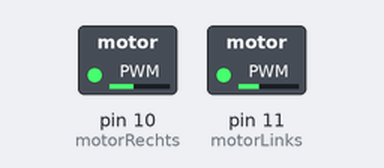
Bench run of a sketch on a simulated Arduino Uno, built with avr-gcc and run on an emulated ATmega328P. Parts: switched loads named in the sketch (green lamp = pin HIGH).

Above: at 0.05 s.
At 2.0 s:
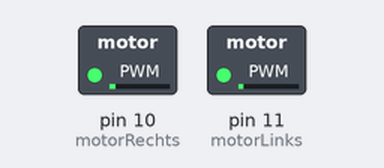
Timing chart, 0 to 4.6 s (numbered marks = the images above):
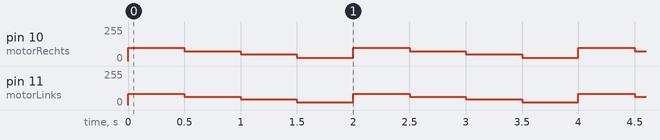

The sketch:

drv8833.ino
```cpp
int motorLinks = 11;      // LED connected to digital pin 10
int motorRechts = 10;      // LED connected to digital pin 10
int speedR = 100;
int speedL = 85;


void setup() {
  pinMode(motorRechts, OUTPUT);  // sets the pin as output
  pinMode(motorLinks, OUTPUT);  // sets the pin as output
}

void loop() {

  analogWrite(motorLinks, speedL); // analogRead values go from 0 to 1023, analogWrite values from 0 to 255
  analogWrite(motorRechts, speedR); // analogRead values go from 0 to 1023, analogWrite values from 0 to 255
  delay(500);
  analogWrite(motorLinks, 0.75*speedL); // analogRead values go from 0 to 1023, analogWrite values from 0 to 255
  analogWrite(motorRechts, 0.75*speedR); // analogRead values go from 0 to 1023, analogWrite values from 0 to 255
  delay(500);
  analogWrite(motorLinks, 0.50*speedL); // analogRead values go from 0 to 1023, analogWrite values from 0 to 255
  analogWrite(motorRechts, 0.50*speedR); // analogRead values go from 0 to 1023, analogWrite values from 0 to 255
  delay(500);
  analogWrite(motorLinks, 0.25*speedL); // analogRead values go from 0 to 1023, analogWrite values from 0 to 255
  analogWrite(motorRechts, 0.25*speedR); // analogRead values go from 0 to 1023, analogWrite values from 0 to 255
  delay(500);
  analogWrite(motorLinks, 0); // analogRead values go from 0 to 1023, analogWrite values from 0 to 255
  analogWrite(motorRechts, 0); // analogRead values go from 0 to 1023, analogWrite values from 0 to 255


}
```

Measured:
- by itself, pin 10 (motorRechts): repeats every 2.0 s: 75/255 0.50 s, 50/255 0.50 s, 25/255 0.50 s, 100/255 0.50 s
- by itself, pin 11 (motorLinks): repeats every 2.0 s: 63/255 0.50 s, 42/255 0.50 s, 21/255 0.50 s, 85/255 0.50 s
